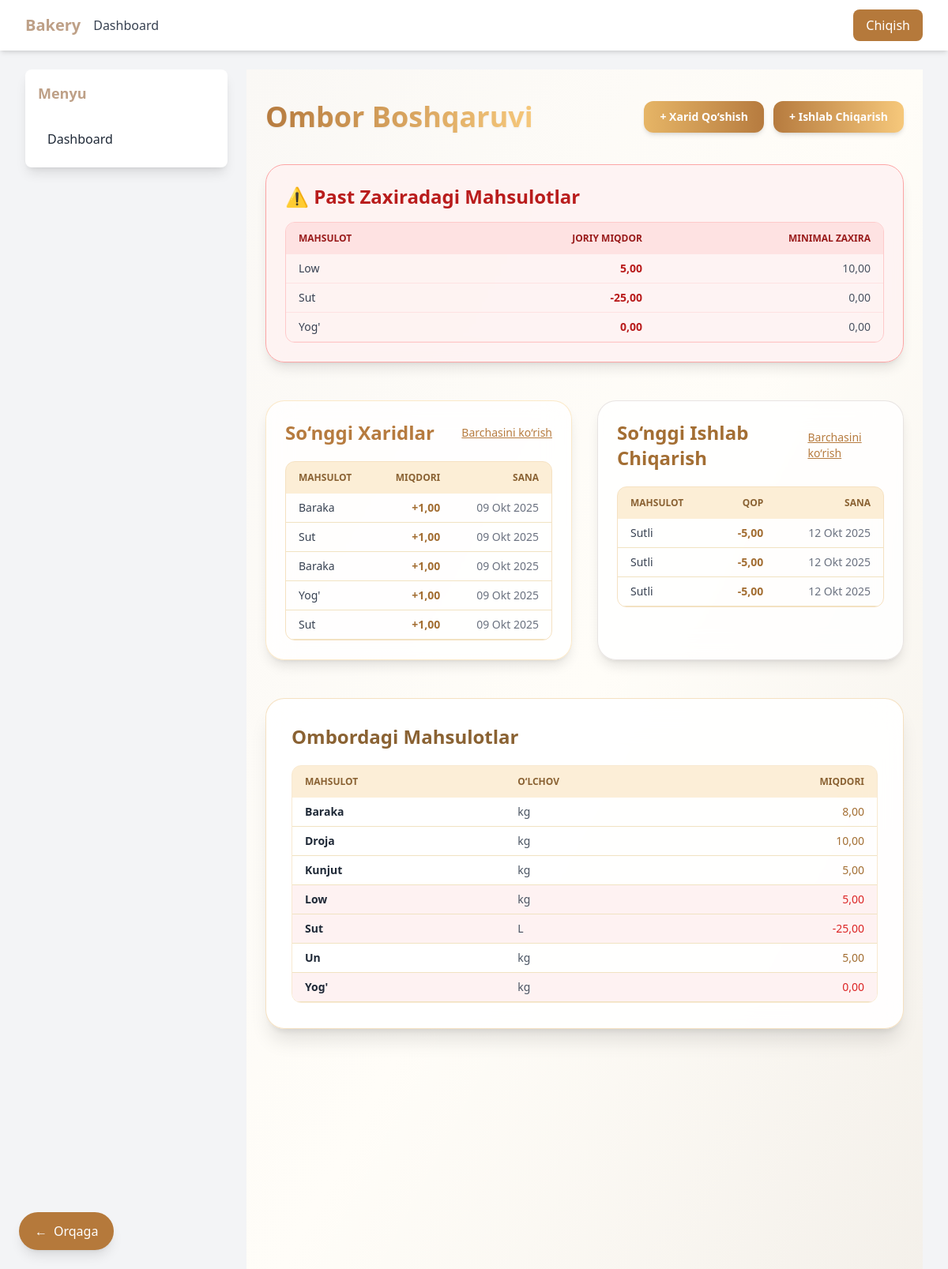
Screenshot of /inventory/ with the database file from the repository.
### inventory/models.py (models this page shows, shortened)
class Ingredient(models.Model):
    name = models.CharField(max_length=200, unique=True)
    quantity = models.DecimalField(**DECIMAL_KWARGS, default=Decimal('0'))
    unit = models.ForeignKey(Unit, on_delete=models.PROTECT, related_name='ingredients')
    low_stock_threshold = models.DecimalField(
        **DECIMAL_KWARGS,
        default=Decimal('0'),
        help_text=_("Minimum quantity before alert (set by admin)")
    )
    class Meta:
        verbose_name = _("Ingredient")
        verbose_name_plural = _("Ingredients")
    @property
    def is_low_stock(self):
        if self.low_stock_threshold is None:
            return False
        return self.quantity <= self.low_stock_threshold

class Purchase(models.Model):
    ingredient = models.ForeignKey(Ingredient, on_delete=models.CASCADE, related_name='purchases')
    quantity = models.DecimalField(**DECIMAL_KWARGS)
    price = models.DecimalField(max_digits=12, decimal_places=2, null=True, blank=True)
    date = models.DateTimeField(auto_now_add=True)
    note = models.TextField(blank=True)
    class Meta:
        verbose_name = _("Purchase")
        verbose_name_plural = _("Purchases")
        ordering = ['-date']

class Production(models.Model):
    product = models.ForeignKey('products.Product', on_delete=models.PROTECT, related_name='productions')
    meshok = models.DecimalField(**DECIMAL_KWARGS)
    date = models.DateTimeField(auto_now_add=True)
    note = models.TextField(blank=True)
    class Meta:
        verbose_name = _("Production")
        verbose_name_plural = _("Productions")
        ordering = ['-date']

class Unit(models.Model):
    name = models.CharField(max_length=50, unique=True)
    short = models.CharField(max_length=10, blank=True)
    class Meta:
        verbose_name = _("Unit")
        verbose_name_plural = _("Units")

### products/models.py (models this page shows, shortened)
class Product(models.Model):
    name = models.CharField(max_length=150, unique=True)
    description = models.TextField(blank=True, null=True)
    is_active = models.BooleanField(default=True)
    created_at = models.DateTimeField(auto_now_add=True)
    updated_at = models.DateTimeField(auto_now=True)
    class Meta:
        verbose_name = "Mahsulot"
        verbose_name_plural = "Mahsulotlar"

### inventory/views.py (the view)
# urls.py: path("", views.inventory_dashboard, name="inventory_dashboard"),  # 👈 matches your template
def inventory_dashboard(request):
    ingredients = Ingredient.objects.select_related("unit").all().order_by("name")
    recent_purchases = Purchase.objects.select_related("ingredient").order_by("-date")[:5]
    recent_productions = Production.objects.select_related("product").order_by("-date")[:5]
    low_stock_ingredients = [
        ing for ing in ingredients
        if ing.quantity <= ing.low_stock_threshold
    ]
    context = {
        "ingredients": ingredients,
        "recent_purchases": recent_purchases,
        "recent_productions": recent_productions,
        "low_stock_ingredients": low_stock_ingredients,
    }
    return render(request, "inventory/dashboard.html", context)

### inventory/templates/inventory/dashboard.html (shortened to what this page needs)
{% extends "base.html" %}
{% block content %}
<div class="min-h-screen bg-gradient-to-br from-[#FAF8F5] via-[#FFFDF8] to-[#F6C87B]/10 py-10 px-6">
  <div class="flex flex-col sm:flex-row sm:items-center sm:justify-between mb-10">
    <h1 class="text-4xl font-extrabold text-transparent bg-clip-text bg-gradient-to-r from-[#B67B3F] to-[#F6C87B] drop-shadow-sm mb-4 sm:mb-0">
    </h1>
    <div class="flex gap-3">
      <a href="{% url 'inventory:purchase_create' %}"
         class="bg-gradient-to-r from-[#E6B566] to-[#B67B3F] hover:from-[#DFAE59] hover:to-[#9C6A33] text-white px-5 py-2.5 rounded-xl shadow-md hover:shadow-lg transition-all transform hover:-translate-y-0.5 text-sm font-semibold">
         + Xarid Qo‘shish
      </a>
      <a href="{% url 'inventory:production_create' %}"
         class="bg-gradient-to-r from-[#B67B3F] to-[#F6C87B] hover:from-[#A36E33] hover:to-[#F1C05A] text-white px-5 py-2.5 rounded-xl shadow-md hover:shadow-lg transition-all transform hover:-translate-y-0.5 text-sm font-semibold">
         + Ishlab Chiqarish
      </a>
    </div>
  </div>
  {% if low_stock_ingredients %}
  <div class="bg-red-50/90 backdrop-blur-md rounded-3xl shadow-lg border border-red-300 mb-12 p-6">
    <h2 class="text-2xl font-bold text-red-700 mb-4 flex items-center gap-2">
      ⚠️ Past Zaxiradagi Mahsulotlar
    </h2>
    <div class="overflow-x-auto rounded-xl border border-red-200">
      <table class="w-full text-sm text-left text-gray-700">
        <thead class="bg-red-100 text-red-800 uppercase text-xs">
          <tr>
            <th class="px-4 py-3">Mahsulot</th>
            <th class="px-4 py-3 text-right">Joriy Miqdor</th>
            <th class="px-4 py-3 text-right">Minimal Zaxira</th>
          </tr>
        </thead>
        <tbody>
          {% for ing in low_stock_ingredients %}
          <tr class="border-b border-red-100 hover:bg-red-50 transition-all">
            <td class="px-4 py-2 font-medium">{{ ing.name }}</td>
            <td class="px-4 py-2 text-right text-red-700 font-semibold">{{ ing.quantity|floatformat:2 }}</td>
            <td class="px-4 py-2 text-right text-gray-600">{{ ing.low_stock_threshold|floatformat:2 }}</td>
          </tr>
          {% endfor %}
        </tbody>
      </table>
    </div>
  </div>
  {% endif %}
  <div class="grid grid-cols-1 lg:grid-cols-2 gap-8 mb-12">
    <div class="bg-white/80 backdrop-blur-lg rounded-3xl shadow-lg border border-[#F6C87B]/40 hover:border-[#E6B566]/70 transition-all p-6">
      <div class="flex justify-between items-center mb-5">
        <h2 class="text-2xl font-bold text-[#B67B3F]">So‘nggi Xaridlar</h2>
        <a href="{% url 'inventory:purchase_list' %}" class="text-[#B67B3F] hover:text-[#9C6A33] text-sm font-medium underline">Barchasini ko‘rish</a>
      </div>
      <div class="overflow-x-auto rounded-xl border border-[#E6B566]/40">
        <table class="w-full text-sm text-left text-gray-700">
          <thead class="bg-[#F6C87B]/30 text-[#8A6233] uppercase text-xs">
            <tr>
              <th class="px-4 py-3">Mahsulot</th>
              <th class="px-4 py-3 text-right">Miqdori</th>
              <th class="px-4 py-3 text-right">Sana</th>
            </tr>
          </thead>
          <tbody>
            {% for purchase in recent_purchases %}
            <tr class="border-b border-[#F1E3C2] hover:bg-[#FFF8E5] transition-all">
              <td class="px-4 py-2 font-medium">{{ purchase.ingredient.name }}</td>
              <td class="px-4 py-2 text-right text-[#A36E33] font-semibold">+{{ purchase.quantity|floatformat:2 }}</td>
              <td class="px-4 py-2 text-right text-gray-500">{{ purchase.date|date:"d M Y" }}</td>
            </tr>
            {% empty %}
            <tr><td colspan="3" class="text-center py-4 text-gray-400">Xaridlar mavjud emas.</td></tr>
            {% endfor %}
          </tbody>
        </table>
      </div>
    </div>
    <div class="bg-white/80 backdrop-blur-lg rounded-3xl shadow-lg border border-[#D9D3D0]/60 hover:border-[#B67B3F]/60 transition-all p-6">
      <div class="flex justify-between items-center mb-5">
        <h2 class="text-2xl font-bold text-[#A36E33]">So‘nggi Ishlab Chiqarish</h2>
        <a href="{% url 'inventory:production_history' %}" class="text-[#B67B3F] hover:text-[#9C6A33] text-sm font-medium underline">Barchasini ko‘rish</a>
      </div>
      <div class="overflow-x-auto rounded-xl border border-[#E6B566]/40">
        <table class="w-full text-sm text-left text-gray-700">
          <thead class="bg-[#F6C87B]/30 text-[#8A6233] uppercase text-xs">
            <tr>
              <th class="px-4 py-3">Mahsulot</th>
              <th class="px-4 py-3 text-right">Qop</th>
              <th class="px-4 py-3 text-right">Sana</th>
            </tr>
          </thead>
          <tbody>
            {% for production in recent_productions %}
            <tr class="border-b border-[#F1E3C2] hover:bg-[#FFF8E5] transition-all">
              <td class="px-4 py-2 font-medium">{{ production.product.name }}</td>
              <td class="px-4 py-2 text-right text-[#A36E33] font-semibold">-{{ production.meshok|floatformat:2 }}</td>
              <td class="px-4 py-2 text-right text-gray-500">{{ production.date|date:"d M Y" }}</td>
            </tr>
            {% empty %}
            <tr><td colspan="3" class="text-center py-4 text-gray-400">Ishlab chiqarishlar yo‘q.</td></tr>
            {% endfor %}
          </tbody>
        </table>
      </div>
    </div>
  </div>
  <div class="bg-white/90 backdrop-blur-xl rounded-3xl shadow-xl border border-[#E6B566]/40 hover:border-[#B67B3F]/50 transition-all p-8">
    <h2 class="text-2xl font-bold text-[#8A6233] mb-5">Ombordagi Mahsulotlar</h2>
    <div class="rounded-xl border border-[#E6B566]/30 overflow-hidden">
      <table class="w-full table-auto text-sm text-left text-gray-700">
        <thead class="bg-[#F6C87B]/30 text-[#8A6233] uppercase text-xs">
          <tr>
            <th class="px-4 py-3">Mahsulot</th>
            <th class="px-4 py-3">O‘lchov</th>
            <th class="px-4 py-3 text-right">Miqdori</th>
          </tr>
        </thead>
        <tbody>
          {% for ingredient in ingredients %}
          <tr class="border-b border-[#F1E3C2] hover:bg-[#FFF8E5] transition-all {% if ingredient.is_low_stock %}bg-red-50{% endif %}">
            <td class="px-4 py-2 font-semibold text-gray-800 truncate max-w-[100px] sm:max-w-[150px]">{{ ingredient.name }}</td>
            <td class="px-4 py-2 text-gray-600">{{ ingredient.unit.short|default:ingredient.unit.name }}</td>
            <td class="px-4 py-2 text-right font-medium {% if ingredient.is_low_stock %}text-red-600{% else %}text-[#A36E33]{% endif %}">
              {{ ingredient.quantity|floatformat:2 }}
            </td>
          </tr>
          {% empty %}
          <tr><td colspan="3" class="text-center py-4 text-gray-400">Mahsulotlar topilmadi.</td></tr>
          {% endfor %}
        </tbody>
      </table>
    </div>
  </div>
</div>
{% endblock %}

### templates/base.html (style rules this page uses)
html { scroll-behavior: smooth; }
html, body { max-width: 100%; overflow-x: hidden; }
body { padding-top: 64px; }

### rows the page displays
Ingredient: name "Low", quantity "5,00", low_stock_threshold "10,00", unit.short "kg"
Ingredient: name "Sut", quantity "-25,00", low_stock_threshold "0,00", unit.short "L"
Ingredient: name "Yog'", quantity "0,00", low_stock_threshold "0,00", unit.short "kg"
Purchase: ingredient.name "Baraka", quantity "1,00", date "09 Okt 2025"
Purchase: ingredient.name "Sut", quantity "1,00", date "09 Okt 2025"
Purchase: ingredient.name "Baraka", quantity "1,00", date "09 Okt 2025"
Purchase: ingredient.name "Yog'", quantity "1,00", date "09 Okt 2025"
Purchase: ingredient.name "Sut", quantity "1,00", date "09 Okt 2025"
Production: product.name "Sutli", meshok "5,00", date "12 Okt 2025"
Production: product.name "Sutli", meshok "5,00", date "12 Okt 2025"
Production: product.name "Sutli", meshok "5,00", date "12 Okt 2025"
Ingredient: name "Baraka", unit.short "kg", quantity "8,00"
Ingredient: name "Droja", unit.short "kg", quantity "10,00"
Ingredient: name "Kunjut", unit.short "kg", quantity "5,00"
Ingredient: name "Un", unit.short "kg", quantity "5,00"
